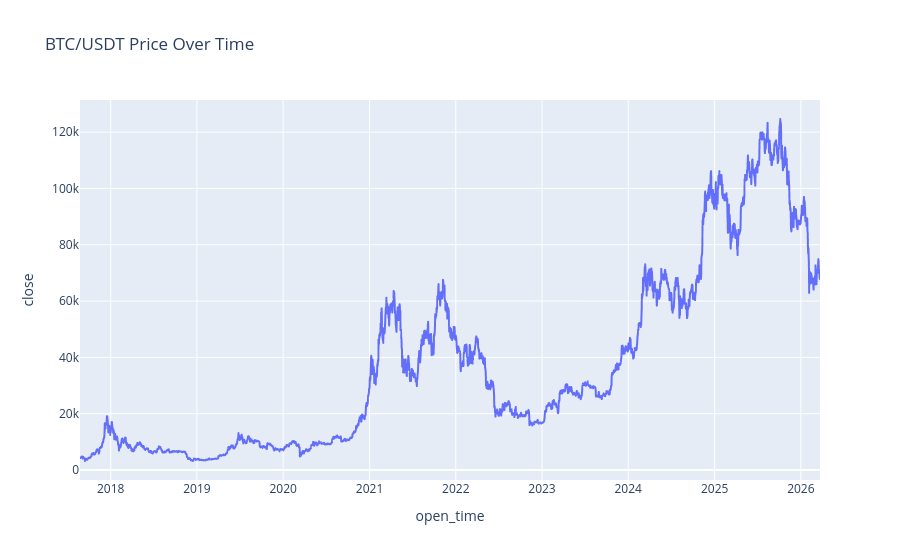

Write notebook code for a chart like this one.
### Markdown cell above
**Bitcoin Price Over Time**

### Code cell
figure=px.line(df, x="open_time", y="close", title="BTC/USDT Price Over Time")
figure.show()

### Figure 1 — Plotly figure (JSON) as saved in the notebook; plotly's stock layout.template omitted (floating-point values rounded to 4 significant figures; data arrays with more than 128 entries replaced by an {"elided": "..."} marker saying what was removed)
{"data": [{"hovertemplate": "open_time=%{x}<br>close=%{y}<extra></extra>", "legendgroup": "", "line": {"color": "#636efa", "dash": "solid"}, "marker": {"symbol": "circle"}, "mode": "lines", "name": "", "showlegend": false, "type": "scattergl", "x": {"elided": "3134 str values"}, "xaxis": "x", "y": {"elided": "3134 float values"}, "yaxis": "y"}], "layout": {"legend": {"tracegroupgap": 0}, "title": {"text": "BTC/USDT Price Over Time"}, "xaxis": {"anchor": "y", "domain": [0, 1], "title": {"text": "open_time"}}, "yaxis": {"anchor": "x", "domain": [0, 1], "title": {"text": "close"}}}}
